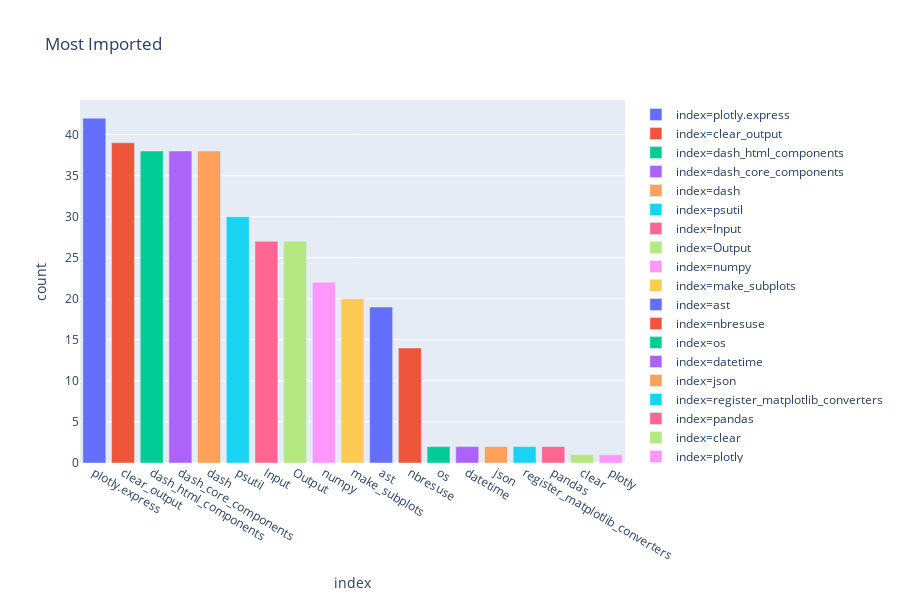

The notebook cell this image was saved under:
### Code cell
import plotly.express as px
from IPython.display import clear_output
imports = pd.DataFrame({"count":stats['import']+stats['from']})['count'].value_counts().to_frame().reset_index()
clear_output()
px.bar(imports, x="index",y="count", title="Most Imported", color="index")

### Figure 1 — Plotly figure (JSON) as saved in the notebook; plotly's stock layout.template omitted (floating-point values rounded to 4 significant figures)
{"data": [{"alignmentgroup": "True", "hoverlabel": {"namelength": 0}, "hovertemplate": "index=%{x}<br>count=%{y}", "legendgroup": "index=plotly.express", "marker": {"color": "#636efa"}, "name": "index=plotly.express", "offsetgroup": "index=plotly.express", "orientation": "v", "showlegend": true, "textposition": "auto", "type": "bar", "x": ["plotly.express"], "xaxis": "x", "y": [42], "yaxis": "y"}, {"alignmentgroup": "True", "hoverlabel": {"namelength": 0}, "hovertemplate": "index=%{x}<br>count=%{y}", "legendgroup": "index=clear_output", "marker": {"color": "#EF553B"}, "name": "index=clear_output", "offsetgroup": "index=clear_output", "orientation": "v", "showlegend": true, "textposition": "auto", "type": "bar", "x": ["clear_output"], "xaxis": "x", "y": [39], "yaxis": "y"}, {"alignmentgroup": "True", "hoverlabel": {"namelength": 0}, "hovertemplate": "index=%{x}<br>count=%{y}", "legendgroup": "index=dash_html_components", "marker": {"color": "#00cc96"}, "name": "index=dash_html_components", "offsetgroup": "index=dash_html_components", "orientation": "v", "showlegend": true, "textposition": "auto", "type": "bar", "x": ["dash_html_components"], "xaxis": "x", "y": [38], "yaxis": "y"}, {"alignmentgroup": "True", "hoverlabel": {"namelength": 0}, "hovertemplate": "index=%{x}<br>count=%{y}", "legendgroup": "index=dash_core_components", "marker": {"color": "#ab63fa"}, "name": "index=dash_core_components", "offsetgroup": "index=dash_core_components", "orientation": "v", "showlegend": true, "textposition": "auto", "type": "bar", "x": ["dash_core_components"], "xaxis": "x", "y": [38], "yaxis": "y"}, {"alignmentgroup": "True", "hoverlabel": {"namelength": 0}, "hovertemplate": "index=%{x}<br>count=%{y}", "legendgroup": "index=dash", "marker": {"color": "#FFA15A"}, "name": "index=dash", "offsetgroup": "index=dash", "orientation": "v", "showlegend": true, "textposition": "auto", "type": "bar", "x": ["dash"], "xaxis": "x", "y": [38], "yaxis": "y"}, {"alignmentgroup": "True", "hoverlabel": {"namelength": 0}, "hovertemplate": "index=%{x}<br>count=%{y}", "legendgroup": "index=psutil", "marker": {"color": "#19d3f3"}, "name": "index=psutil", "offsetgroup": "index=psutil", "orientation": "v", "showlegend": true, "textposition": "auto", "type": "bar", "x": ["psutil"], "xaxis": "x", "y": [30], "yaxis": "y"}, {"alignmentgroup": "True", "hoverlabel": {"namelength": 0}, "hovertemplate": "index=%{x}<br>count=%{y}", "legendgroup": "index=Input", "marker": {"color": "#FF6692"}, "name": "index=Input", "offsetgroup": "index=Input", "orientation": "v", "showlegend": true, "textposition": "auto", "type": "bar", "x": ["Input"], "xaxis": "x", "y": [27], "yaxis": "y"}, {"alignmentgroup": "True", "hoverlabel": {"namelength": 0}, "hovertemplate": "index=%{x}<br>count=%{y}", "legendgroup": "index=Output", "marker": {"color": "#B6E880"}, "name": "index=Output", "offsetgroup": "index=Output", "orientation": "v", "showlegend": true, "textposition": "auto", "type": "bar", "x": ["Output"], "xaxis": "x", "y": [27], "yaxis": "y"}, {"alignmentgroup": "True", "hoverlabel": {"namelength": 0}, "hovertemplate": "index=%{x}<br>count=%{y}", "legendgroup": "index=numpy", "marker": {"color": "#FF97FF"}, "name": "index=numpy", "offsetgroup": "index=numpy", "orientation": "v", "showlegend": true, "textposition": "auto", "type": "bar", "x": ["numpy"], "xaxis": "x", "y": [22], "yaxis": "y"}, {"alignmentgroup": "True", "hoverlabel": {"namelength": 0}, "hovertemplate": "index=%{x}<br>count=%{y}", "legendgroup": "index=make_subplots", "marker": {"color": "#FECB52"}, "name": "index=make_subplots", "offsetgroup": "index=make_subplots", "orientation": "v", "showlegend": true, "textposition": "auto", "type": "bar", "x": ["make_subplots"], "xaxis": "x", "y": [20], "yaxis": "y"}, {"alignmentgroup": "True", "hoverlabel": {"namelength": 0}, "hovertemplate": "index=%{x}<br>count=%{y}", "legendgroup": "index=ast", "marker": {"color": "#636efa"}, "name": "index=ast", "offsetgroup": "index=ast", "orientation": "v", "showlegend": true, "textposition": "auto", "type": "bar", "x": ["ast"], "xaxis": "x", "y": [19], "yaxis": "y"}, {"alignmentgroup": "True", "hoverlabel": {"namelength": 0}, "hovertemplate": "index=%{x}<br>count=%{y}", "legendgroup": "index=nbresuse", "marker": {"color": "#EF553B"}, "name": "index=nbresuse", "offsetgroup": "index=nbresuse", "orientation": "v", "showlegend": true, "textposition": "auto", "type": "bar", "x": ["nbresuse"], "xaxis": "x", "y": [14], "yaxis": "y"}, {"alignmentgroup": "True", "hoverlabel": {"namelength": 0}, "hovertemplate": "index=%{x}<br>count=%{y}", "legendgroup": "index=os", "marker": {"color": "#00cc96"}, "name": "index=os", "offsetgroup": "index=os", "orientation": "v", "showlegend": true, "textposition": "auto", "type": "bar", "x": ["os"], "xaxis": "x", "y": [2], "yaxis": "y"}, {"alignmentgroup": "True", "hoverlabel": {"namelength": 0}, "hovertemplate": "index=%{x}<br>count=%{y}", "legendgroup": "index=datetime", "marker": {"color": "#ab63fa"}, "name": "index=datetime", "offsetgroup": "index=datetime", "orientation": "v", "showlegend": true, "textposition": "auto", "type": "bar", "x": ["datetime"], "xaxis": "x", "y": [2], "yaxis": "y"}, {"alignmentgroup": "True", "hoverlabel": {"namelength": 0}, "hovertemplate": "index=%{x}<br>count=%{y}", "legendgroup": "index=json", "marker": {"color": "#FFA15A"}, "name": "index=json", "offsetgroup": "index=json", "orientation": "v", "showlegend": true, "textposition": "auto", "type": "bar", "x": ["json"], "xaxis": "x", "y": [2], "yaxis": "y"}, {"alignmentgroup": "True", "hoverlabel": {"namelength": 0}, "hovertemplate": "index=%{x}<br>count=%{y}", "legendgroup": "index=register_matplotlib_converters", "marker": {"color": "#19d3f3"}, "name": "index=register_matplotlib_converters", "offsetgroup": "index=register_matplotlib_converters", "orientation": "v", "showlegend": true, "textposition": "auto", "type": "bar", "x": ["register_matplotlib_converters"], "xaxis": "x", "y": [2], "yaxis": "y"}, {"alignmentgroup": "True", "hoverlabel": {"namelength": 0}, "hovertemplate": "index=%{x}<br>count=%{y}", "legendgroup": "index=pandas", "marker": {"color": "#FF6692"}, "name": "index=pandas", "offsetgroup": "index=pandas", "orientation": "v", "showlegend": true, "textposition": "auto", "type": "bar", "x": ["pandas"], "xaxis": "x", "y": [2], "yaxis": "y"}, {"alignmentgroup": "True", "hoverlabel": {"namelength": 0}, "hovertemplate": "index=%{x}<br>count=%{y}", "legendgroup": "index=clear", "marker": {"color": "#B6E880"}, "name": "index=clear", "offsetgroup": "index=clear", "orientation": "v", "showlegend": true, "textposition": "auto", "type": "bar", "x": ["clear"], "xaxis": "x", "y": [1], "yaxis": "y"}, {"alignmentgroup": "True", "hoverlabel": {"namelength": 0}, "hovertemplate": "index=%{x}<br>count=%{y}", "legendgroup": "index=plotly", "marker": {"color": "#FF97FF"}, "name": "index=plotly", "offsetgroup": "index=plotly", "orientation": "v", "showlegend": true, "textposition": "auto", "type": "bar", "x": ["plotly"], "xaxis": "x", "y": [1], "yaxis": "y"}], "layout": {"barmode": "relative", "height": 600, "legend": {"tracegroupgap": 0}, "title": {"text": "Most Imported"}, "xaxis": {"anchor": "y", "categoryarray": ["plotly.express", "clear_output", "dash_html_components", "dash_core_components", "dash", "psutil", "Input", "Output", "numpy", "make_subplots", "ast", "nbresuse", "os", "datetime", "json", "register_matplotlib_converters", "pandas", "clear", "plotly"], "categoryorder": "array", "domain": [0, 1], "title": {"text": "index"}}, "yaxis": {"anchor": "x", "domain": [0, 1], "title": {"text": "count"}}}}
